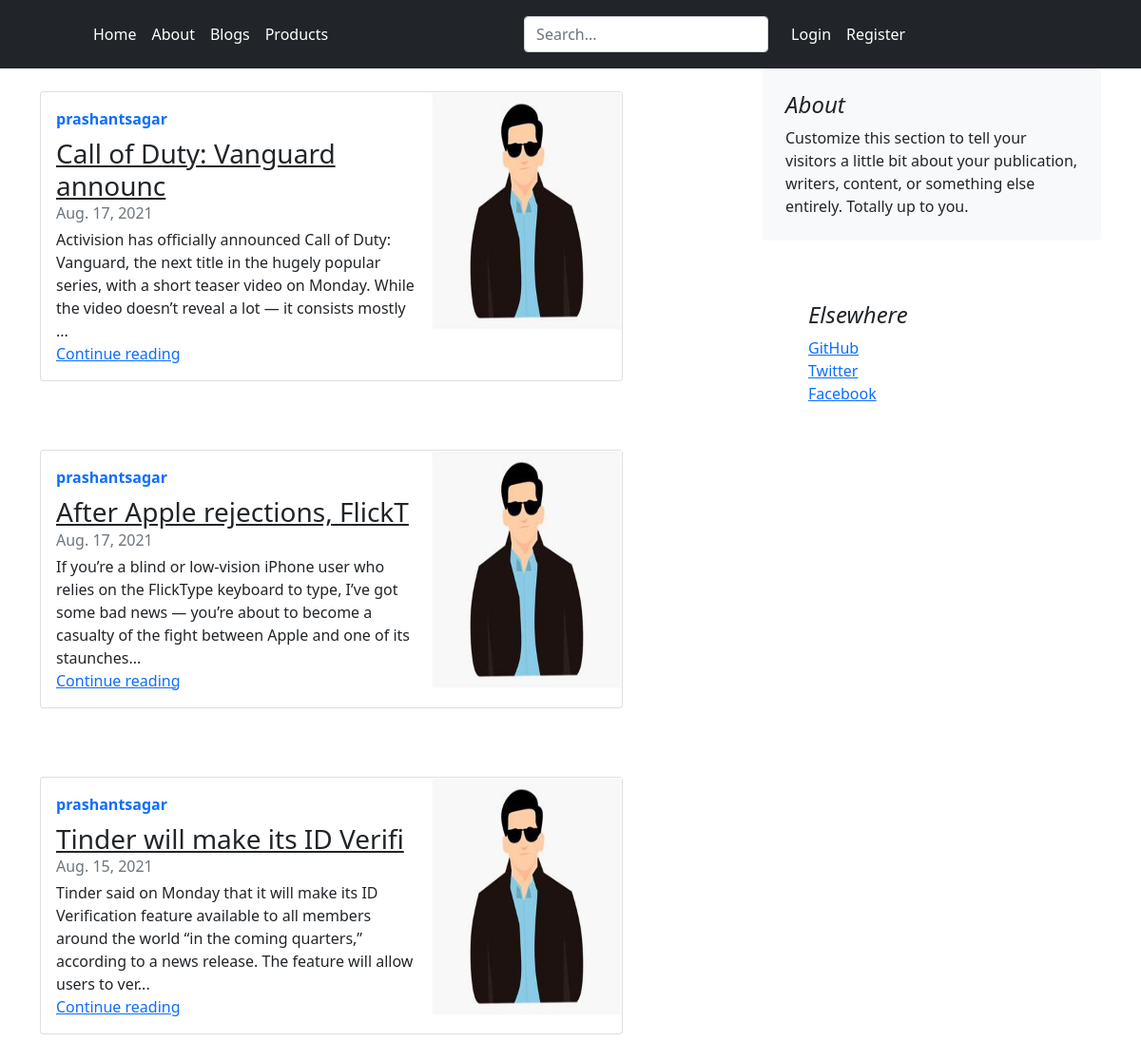
/blog/blog/, run on an earlier commit of the app's database.
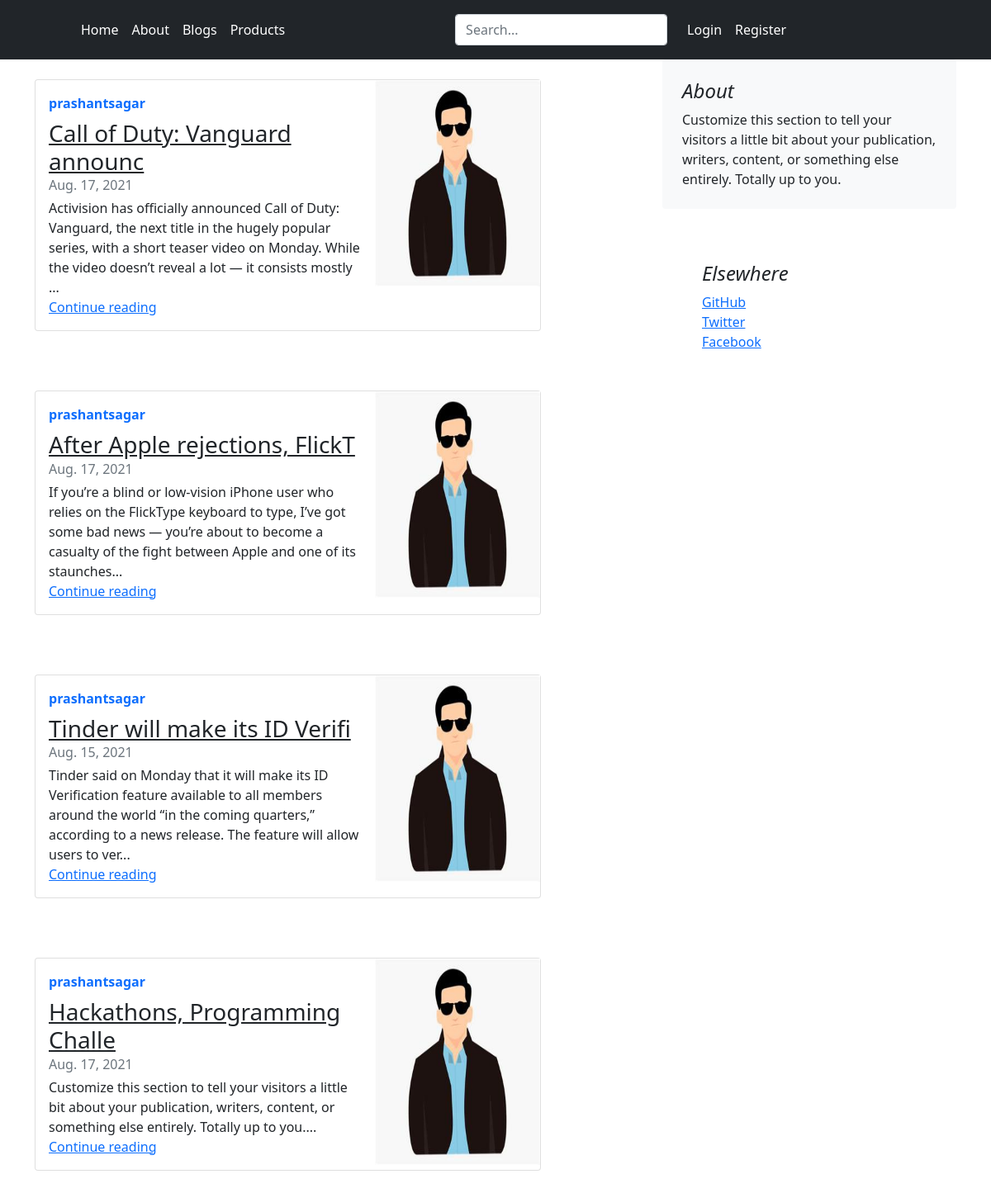
And on a later commit of the database.
### user/models.py (models this page shows, shortened)
class Post(models.Model):
    author = models.ForeignKey(User, on_delete=models.CASCADE)
    title = models.CharField(max_length=150)
    content = models.TextField(max_length=5000)
    date_time= models.DateField(default = timezone.now)

class Profile(models.Model):
    user = models.OneToOneField(User,on_delete=models.CASCADE)
    image = models.ImageField(default='default.jpg',height_field=None, width_field=None, upload_to='profile_pics')

### user/views.py (the view)
# urls.py: path('', views.home,name ="Product_home"),
def home(request):
    context = {
        'posts': Post.objects.all()
    }
    return render(request,"user/home.html",context)

### templates/user/home.html (shortened to what this page needs)
{% extends "base.html" %}
{% block content %}
{% for post in posts %}
 <div class="col-md-10 mt-4 myb-1">
    <div class="card flex-md-row mb-4 box-shadow h-md-250">
      <div class="card-body d-flex flex-column align-items-start">
            <strong class="d-inline-block mb-2 text-primary">{{ post.author }}</strong>
              <h3 class="mb-0">
                <a class="text-dark" href="#">{{ post.title|slice:30 }}</a>
              </h3>
              <div class="mb-1 text-muted">{{ post.date_time }}</div>
                <p class="card-text mb-auto">{{ post.content|slice:200 }}...</p>
                <a href="{% url 'post_detail' post.id %}">Continue reading</a>
            </div>
            <img class="card-img-right flex-auto d-none d-md-block"  alt="Thumbnail [200x250]" style="width: 200px; height: 250px;" src="{{ post.author.profile.image.url }}" data-holder-rendered="true">
          </div>
        </div>
<br>
{% endfor %}
 {% endblock content%}

### templates/base.html (shortened to what this page needs)
<!doctype html>
<html lang="en">
  <head>
    <link href="https://cdn.jsdelivr.net/npm/bootstrap@5.0.0-beta3/dist/css/bootstrap.min.css" rel="stylesheet">
 </head>
  <body>
      <header class="p-3 bg-dark text-white">
    <div class="container">
      <div class="d-flex flex-wrap align-items-center justify-content-center justify-content-lg-start">
        <a href="/" class="d-flex align-items-center mb-2 mb-lg-0 text-white text-decoration-none">
          <svg class="bi me-2" width="40" height="32" role="img" aria-label="Bootstrap"><use xlink:href="#bootstrap"></use></svg>
        </a>
        <ul class="nav col-12 col-lg-auto me-lg-auto mb-2 justify-content-center mb-md-0">
          <li><a href="{% url 'index_page' %}" class="nav-link px-2 text-white">Home</a></li>
          <li><a href="{% url 'about' %}" class="nav-link px-2 text-white">About</a></li>
          <li><a href="{% url 'Blog_home' %}" class="nav-link px-2 text-white">Blogs</a></li>
          <li><a href="{% url 'Product_home' %}" class="nav-link px-2 text-white">Products</a></li>
        </ul>
        <form class="col-12 col-lg-auto mb-3 mb-lg-0 me-lg-3">
          <input type="search" class="form-control form-control-dark" placeholder="Search..." aria-label="Search">
        </form>
        <ul class="nav col-12 col-lg-auto me-lg-auto mb-2 justify-content-center mb-md-0">
          {% if user.is_authenticated %}
            <li><a href="{% url 'post-create' %}" class="nav-link px-2 text-white">New Post</a></li>
            <li><a href="{% url 'logout' %}" class="nav-link px-2 text-white">Logout</a></li>
            <li><a href="{% url 'profile' %}" class="nav-link px-2 text-white">Profile</a></li>
          {% else %}
            <li><a href="{% url 'login' %}" class="nav-link px-2 text-white">Login</a></li>
            <li><a href="{% url 'register' %}" class="nav-link px-2 text-white">Register</a></li>
          {% endif %}
        </ul>
      </div>
    </div>
  </header>
 <main role ='main' class="container">
   <div class="row">
    <div class="col-md-8">
      {% block content %} {% endblock%}
    </div>
        <div class="col-md-4">
          <div class="content-section">
          <div class="position-sticky" style="top: 2rem;">
            <div class="p-4 mb-3 bg-light rounded">
              <h4 class="fst-italic">About</h4>
              <p class="mb-0">Customize this section to tell your visitors a little bit about your publication, writers, content, or something else entirely. Totally up to you.</p>
            </div>
            <div class="p-4">
            <div class="p-4">
              <h4 class="fst-italic">Elsewhere</h4>
              <ol class="list-unstyled">
                <li><a href="#">GitHub</a></li>
                <li><a href="#">Twitter</a></li>
                <li><a href="#">Facebook</a></li>
              </ol>
            </div>
          </div>
        </div>
      </div>
    </div>
     </div>
 </main>
  </body>
</html>

What changed in the data, as far as the page shows it:
added Post: author "prashantsagar", title "Hackathons, Programming Challe", date_time "Aug. 17, 2021", content "Customize this section to tell your visitors a little bit about your publication, writers, content, or something else entirely. Totally up to you.", author.profile.image (picture)
